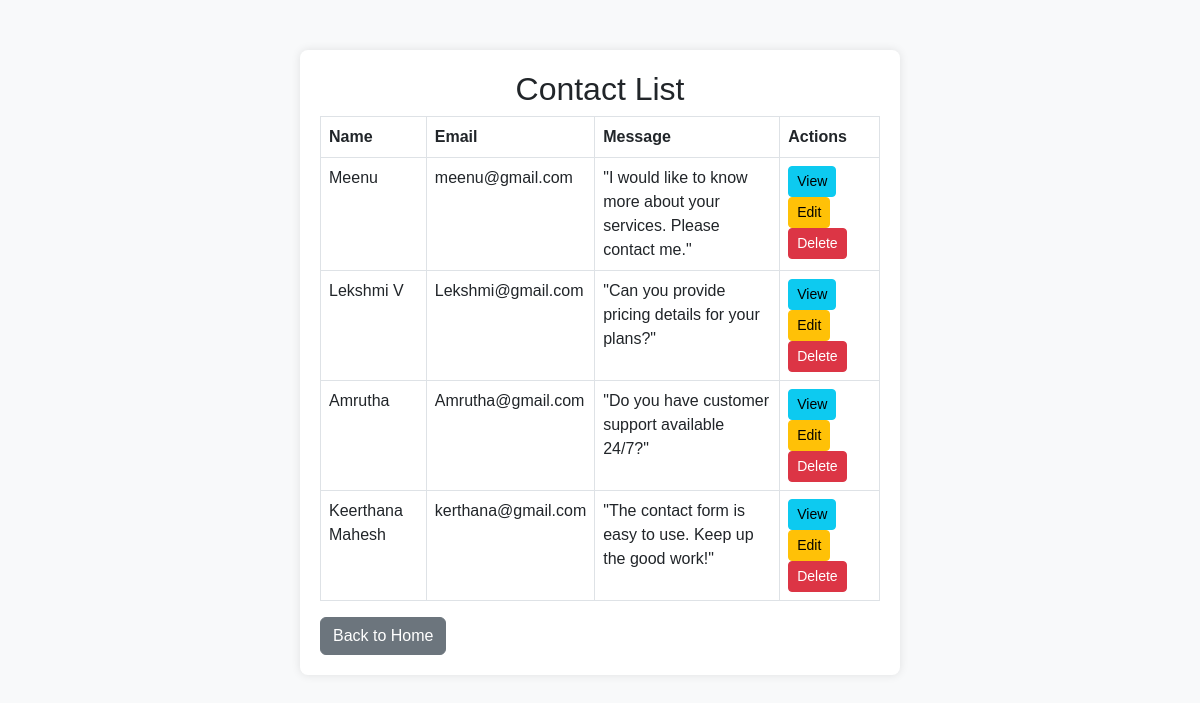
The page /api/contact/submit/contacts/ on the database its author committed.
### contactapp/models.py (models this page shows, shortened)
class Contact(models.Model):
    name = models.CharField(max_length=100)
    email = models.EmailField()
    message = models.TextField()
    timestamp = models.DateTimeField(auto_now_add=True)
    image = models.ImageField(upload_to='images/', blank=True, null=True)
    pdf = models.FileField(upload_to='pdfs/', blank=True, null=True)

### contactapp/views.py (the view)
# urls.py: path('contacts/',views.contact_list, name='contact_list'),
def contact_list(request):
    contacts = Contact.objects.all()  # Fetch all contacts from the database
    return render(request, 'list_contact.html', {'contacts': contacts})

### templates/list_contact.html
{% extends 'base.html' %}
{% block content %}
    <h2 class="text-center">Contact List</h2>
    <table class="table table-bordered">
        <thead>
            <tr>
                <th>Name</th>
                <th>Email</th>
                <th>Message</th>
                <th>Actions</th>
            </tr>
        </thead>
        <tbody>
            {% for contact in contacts %}
                <tr>
                    <td>{{ contact.name }}</td>
                    <td>{{ contact.email }}</td>
                    <td>{{ contact.message }}</td>
                    <td>
                        <a href="{% url 'contactapp:contact_detail' contact.pk %}" class="btn btn-info btn-sm">View</a>
                        <a href="{% url 'contactapp:edit_contact' contact.pk %}" class="btn btn-warning btn-sm">Edit</a>
                        <a href="{% url 'contactapp:delete_contact' contact.pk %}" class="btn btn-danger btn-sm"
                           onclick="return confirm('Are you sure you want to delete this contact?');">Delete</a>
                    </td>
                </tr>
            {% endfor %}
        </tbody>
    </table>
    <a href="{% url 'contactapp:home' %}" class="btn btn-secondary">Back to Home</a>
{% endblock %}

### templates/base.html (shortened to what this page needs)
<!DOCTYPE html>
<html lang="en">
<head>
    <link rel="stylesheet" href="https://cdnjs.cloudflare.com/ajax/libs/bootstrap/5.3.0/css/bootstrap.min.css">
</head>
<body>
    <div class="container">
        {% block content %}{% endblock %}
    </div>
</body>
</html>

### templates/base.html (style rules this page uses)
body { background-color: #f8f9fa; font-family: Arial, sans-serif; }
.container { max-width: 600px; margin-top: 50px; background: #fff; padding: 20px; border-radius: 8px; box-shadow: 0 0 10px rgba(0, 0, 0, 0.1); }

### rows shown on the page
Contact: name "Meenu", email "meenu@gmail.com", message "\"I would like to know more about your services. Please contact me.\""
Contact: name "Lekshmi V", email "Lekshmi@gmail.com", message "\"Can you provide pricing details for your plans?\""
Contact: name "Amrutha", email "Amrutha@gmail.com", message "\"Do you have customer support available 24/7?\""
Contact: name "Keerthana Mahesh", email "kerthana@gmail.com", message "\"The contact form is easy to use. Keep up the good work!\""
